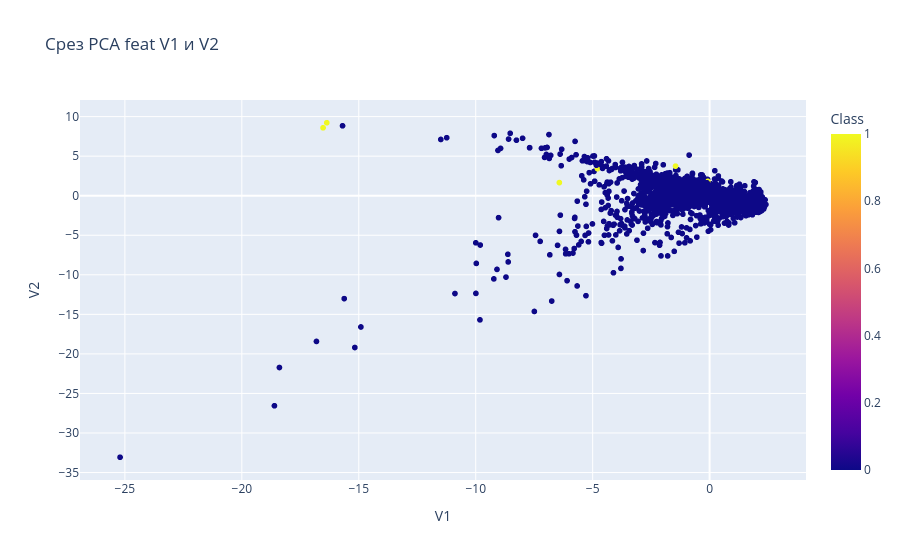

This figure's notebook cell:
### Markdown cell above
Plotly: Интерактивный график зависимости

### Code cell
fig = px.scatter(df.sample(5000), x="V1",y="V2",color="Class",title="Срез PCA feat V1 и V2",hover_data=['Amount','Hour'])
fig.show()

### Figure 1 — Plotly figure (JSON) as saved in the notebook; plotly's stock layout.template omitted (floating-point values rounded to 4 significant figures; data arrays with more than 128 entries replaced by an {"elided": "..."} marker saying what was removed)
{"data": [{"customdata": {"elided": "5000x2 float values"}, "hovertemplate": "V1=%{x}<br>V2=%{y}<br>Amount=%{customdata[0]}<br>Hour=%{customdata[1]}<br>Class=%{marker.color}<extra></extra>", "legendgroup": "", "marker": {"color": {"elided": "5000 int values"}, "coloraxis": "coloraxis", "symbol": "circle"}, "mode": "markers", "name": "", "showlegend": false, "type": "scattergl", "x": {"elided": "5000 float values"}, "xaxis": "x", "y": {"elided": "5000 float values"}, "yaxis": "y"}], "layout": {"coloraxis": {"colorbar": {"title": {"text": "Class"}}, "colorscale": [[0, "#0d0887"], [0.1111, "#46039f"], [0.2222, "#7201a8"], [0.3333, "#9c179e"], [0.4444, "#bd3786"], [0.5556, "#d8576b"], [0.6667, "#ed7953"], [0.7778, "#fb9f3a"], [0.8889, "#fdca26"], [1, "#f0f921"]]}, "legend": {"tracegroupgap": 0}, "title": {"text": "Срез PCA feat V1 и V2"}, "xaxis": {"anchor": "y", "domain": [0, 1], "title": {"text": "V1"}}, "yaxis": {"anchor": "x", "domain": [0, 1], "title": {"text": "V2"}}}}
